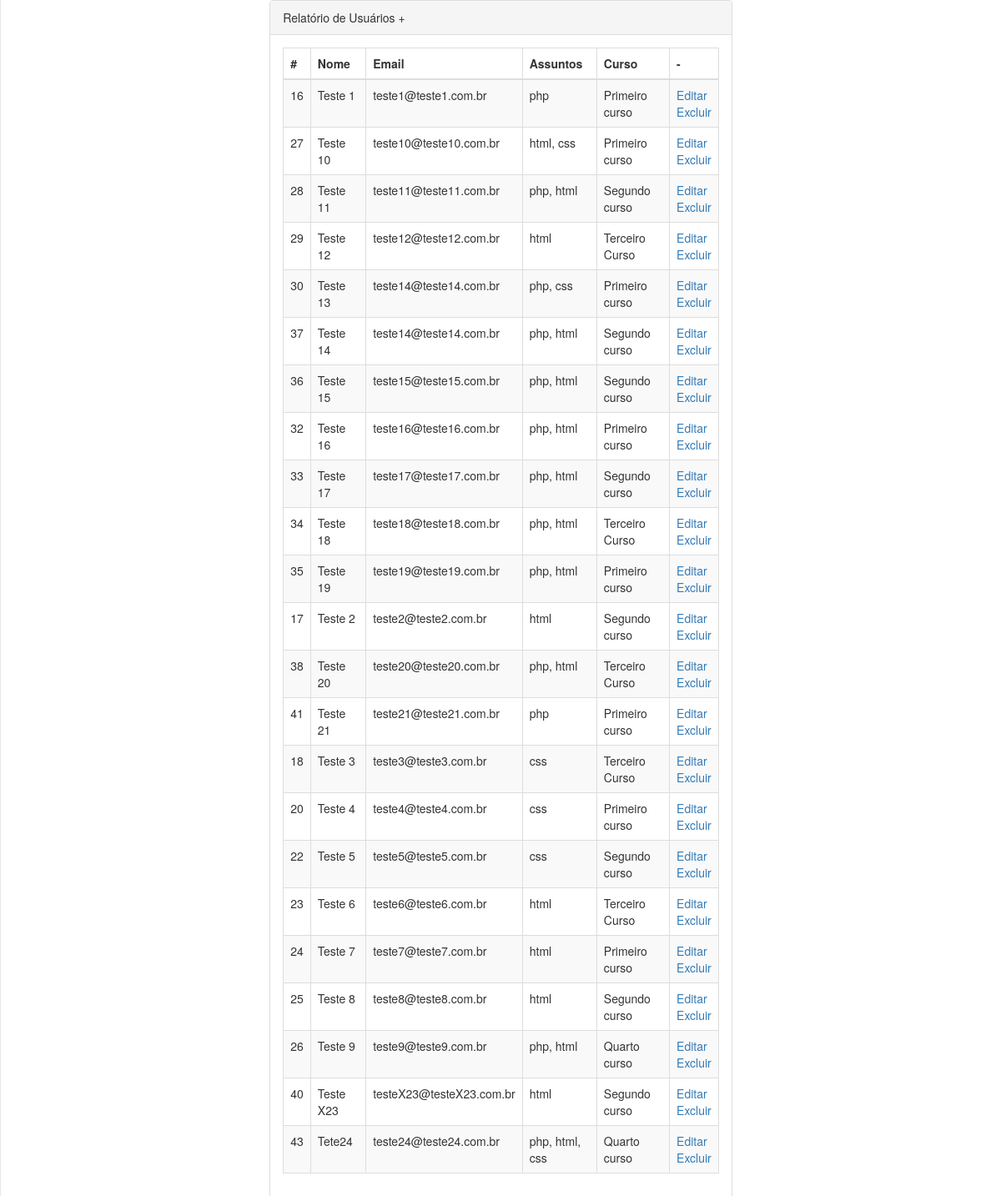
The page /projeto/projeto/tabela_cursos.php on the database its author committed.
### tables this page shows
CREATE TABLE `usuario` (
  `id` int(11) NOT NULL,
  `nome` varchar(255) NOT NULL,
  `email` varchar(255) NOT NULL,
  `data_cadastro` timestamp NOT NULL DEFAULT CURRENT_TIMESTAMP ON UPDATE CURRENT_TIMESTAMP,
  `assuntos` varchar(255) NOT NULL,
  `curso` int(11) NOT NULL
);

CREATE TABLE `curso` (
  `id` int(11) NOT NULL,
  `nome` text NOT NULL,
  `descricao` text NOT NULL
);

### projeto/projeto/tabela_cursos.php (the view, shortened to what this page needs)
<!DOCTYPE html>
<html lang="en">
<head>
    <link href="../vendor/bootstrap/css/bootstrap.min.css" rel="stylesheet">
    <link href="../vendor/metisMenu/metisMenu.min.css" rel="stylesheet">
    <link href="../dist/css/sb-admin-2.css" rel="stylesheet">
    <link href="../vendor/font-awesome/css/font-awesome.min.css" rel="stylesheet" type="text/css">
</head>
<body>
    <div id="wrapper">
        <div id="page-wrapper" style="margin-left:0px">
            <div class="row">
                <div class="col-md-6 col-md-offset-3">
                     <div class="panel panel-default">
                        <div class="panel-heading">
                            Relatório de Usuários + <?php echo $idCurso; ?>
                        </div>
                        <div class="panel-body">
                            <div class="table-responsive">
                                <table class="table table-striped table-bordered table-hover">
                                    <thead>
                                        <tr>
                                            <th>#</th>
                                            <th>Nome</th>
                                            <th>Email</th>
                                            <th>Assuntos</th>
                                            <th>Curso</th>
                                            <th>-</th>
                                        </tr>
                                    </thead>
                                    <tbody>
                                        <?php
                                            include '../includes/conexao.php';
                                            $sqlUsuarios = "select * from usuario order by nome ASC";
                                            $consulta = mysqli_query($conexao, $sqlUsuarios);
                                            while($linha = mysqli_fetch_array($consulta)){
                                                $idCurso = (int) $linha['curso'];
                                                $sql2 = "select * from curso where id = $idCurso";
                                                $consulta2 = mysqli_query($conexao, $sql2);
                                                $nomeCurso = mysqli_fetch_array($consulta2);
                                        ?>
                                        <tr>
                                            <td><?php echo $linha['id'] ?></td>
                                            <td><?php echo $linha['nome'] ?></td>
                                            <td><?php echo $linha['email'] ?></td>
                                            <td><?php echo $linha['assuntos'] ?></td>
                                            <td><?php echo $nomeCurso['nome'] ?></td>
                                            <td>
                                                <a href="./usuario.php?id=<?php echo $linha['id']?>">Editar</a>
                                                <br />
                                                <a href="./usuario_excluir.php?id=<?php echo $linha['id']?>">Excluir</a></td>
                                        </tr>
                                        <?php
                                            }
                                        ?>
                                    </tbody>
                                </table>
                            </div>
                        </div>
                    </div>
                </div>
            </div>
        </div>
    </div>
</body>
</html>

### rows shown on the page
usuario: id "16", nome "Teste 1", email "teste1@teste1.com.br", assuntos "php", curso.nome "Primeiro curso"
usuario: id "27", nome "Teste 10", email "teste10@teste10.com.br", assuntos "html, css", curso.nome "Primeiro curso"
usuario: id "28", nome "Teste 11", email "teste11@teste11.com.br", assuntos "php, html", curso.nome "Segundo curso"
usuario: id "29", nome "Teste 12", email "teste12@teste12.com.br", assuntos "html", curso.nome "Terceiro Curso"
usuario: id "30", nome "Teste 13", email "teste14@teste14.com.br", assuntos "php, css", curso.nome "Primeiro curso"
usuario: id "37", nome "Teste 14", email "teste14@teste14.com.br", assuntos "php, html", curso.nome "Segundo curso"
usuario: id "36", nome "Teste 15", email "teste15@teste15.com.br", assuntos "php, html", curso.nome "Segundo curso"
usuario: id "32", nome "Teste 16", email "teste16@teste16.com.br", assuntos "php, html", curso.nome "Primeiro curso"
usuario: id "33", nome "Teste 17", email "teste17@teste17.com.br", assuntos "php, html", curso.nome "Segundo curso"
usuario: id "34", nome "Teste 18", email "teste18@teste18.com.br", assuntos "php, html", curso.nome "Terceiro Curso"
usuario: id "35", nome "Teste 19", email "teste19@teste19.com.br", assuntos "php, html", curso.nome "Primeiro curso"
usuario: id "17", nome "Teste 2", email "teste2@teste2.com.br", assuntos "html", curso.nome "Segundo curso"
usuario: id "38", nome "Teste 20", email "teste20@teste20.com.br", assuntos "php, html", curso.nome "Terceiro Curso"
usuario: id "41", nome "Teste 21", email "teste21@teste21.com.br", assuntos "php", curso.nome "Primeiro curso"
usuario: id "18", nome "Teste 3", email "teste3@teste3.com.br", assuntos "css", curso.nome "Terceiro Curso"
usuario: id "20", nome "Teste 4", email "teste4@teste4.com.br", assuntos "css", curso.nome "Primeiro curso"
usuario: id "22", nome "Teste 5", email "teste5@teste5.com.br", assuntos "css", curso.nome "Segundo curso"
usuario: id "23", nome "Teste 6", email "teste6@teste6.com.br", assuntos "html", curso.nome "Terceiro Curso"
usuario: id "24", nome "Teste 7", email "teste7@teste7.com.br", assuntos "html", curso.nome "Primeiro curso"
usuario: id "25", nome "Teste 8", email "teste8@teste8.com.br", assuntos "html", curso.nome "Segundo curso"
usuario: id "26", nome "Teste 9", email "teste9@teste9.com.br", assuntos "php, html", curso.nome "Quarto curso"
usuario: id "40", nome "Teste X23", email "testeX23@testeX23.com.br", assuntos "html", curso.nome "Segundo curso"
usuario: id "43", nome "Tete24", email "teste24@teste24.com.br", assuntos "php, html, css", curso.nome "Quarto curso"
